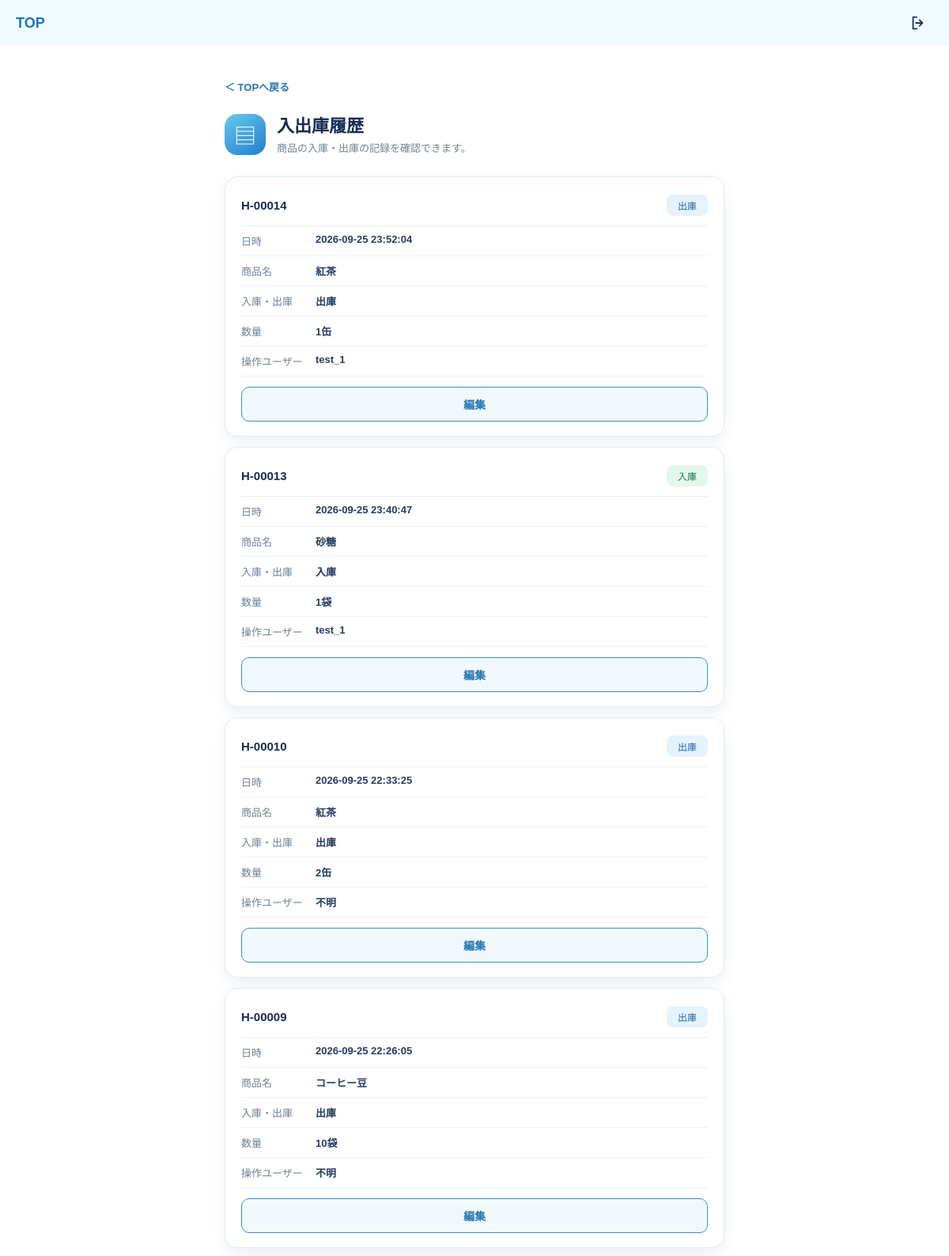
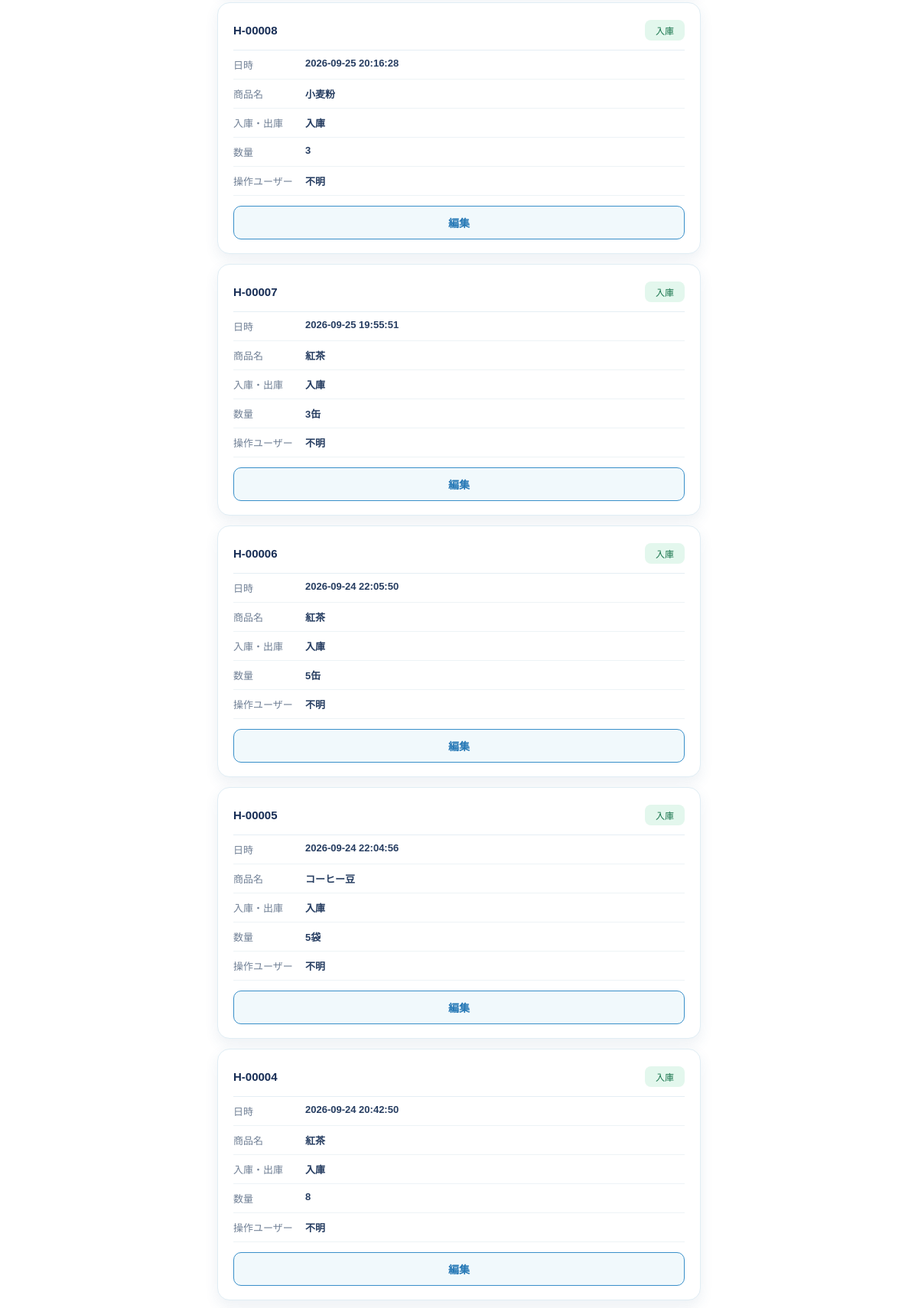
The app's page /history (signed in, upper part) with its own data (2 pictures, top to bottom).
### tables this page shows
CREATE TABLE transactions (
    id INTEGER PRIMARY KEY AUTOINCREMENT,
    product_name TEXT NOT NULL,
    transaction_type TEXT NOT NULL,
    quantity INTEGER NOT NULL,
    created_at TEXT NOT NULL
, product_id INTEGER, user_id INTEGER);

CREATE TABLE products (
    id INTEGER PRIMARY KEY AUTOINCREMENT,
    name TEXT NOT NULL,
    stock INTEGER NOT NULL DEFAULT 0,
    proper_stock INTEGER NOT NULL
, unit TEXT);

CREATE TABLE users (
        id INTEGER PRIMARY KEY AUTOINCREMENT,
        username TEXT NOT NULL UNIQUE,
        password_hash TEXT NOT NULL,
        created_at DATETIME NOT NULL DEFAULT CURRENT_TIMESTAMP
    );

### app.py (the view)
@app.route("/history")
@login_required
def history():
    conn = get_db_connection()
    transactions = conn.execute(
        """
           SELECT transactions.*, products.name AS current_product_name,
               products.unit AS current_product_unit,
               users.username AS transaction_username
        FROM transactions
        LEFT JOIN products ON products.id = transactions.product_id
           LEFT JOIN users ON users.id = transactions.user_id
        ORDER BY transactions.id DESC
        """
    ).fetchall()
    conn.close()
    return render_template(
        "history.html",
        transactions=transactions
    )

### app.py (called while the page is built)
def get_db_connection():
    conn = sqlite3.connect("inventory.db")
    conn.row_factory = sqlite3.Row
    product_columns = {
        row[1] for row in conn.execute("PRAGMA table_info(products)")
    }
    if product_columns and "unit" not in product_columns:
        conn.execute("ALTER TABLE products ADD COLUMN unit TEXT")
        conn.commit()
    columns = {
        row[1] for row in conn.execute("PRAGMA table_info(transactions)")
    }
    if columns and "product_id" not in columns:
        conn.execute("ALTER TABLE transactions ADD COLUMN product_id INTEGER")
        conn.commit()
    if columns and "user_id" not in columns:
        conn.execute("ALTER TABLE transactions ADD COLUMN user_id INTEGER")
        conn.commit()
    return conn

@login_manager.user_loader
def load_user(user_id):
    conn = get_db_connection()
    user_record = conn.execute(
        "SELECT id, username, password_hash FROM users WHERE id = ?",
        (user_id,)
    ).fetchone()
    conn.close()
    if user_record is None:
        return None
    return User(
        user_record["id"],
        user_record["username"],
        user_record["password_hash"]
    )

### templates/history.html (shortened to what this page needs)
<!DOCTYPE html>
{% extends "base.html" %}
{% block site_header %}
<header class="top-header">
    <a class="top-header__brand" href="{{ url_for('home') }}">TOP</a>
    {% if current_user.is_authenticated %}
    <a class="top-header__logout-icon" href="{{ url_for('logout') }}" aria-label="ログアウト" title="ログアウト">
        <svg viewBox="0 0 24 24" aria-hidden="true" focusable="false">
            <path d="M10 4H5v16h5M14 8l4 4-4 4M18 12H9" />
        </svg>
    </a>
    {% endif %}
</header>
{% endblock %}
{% block content %}
<div class="history-page">
    <a class="history-page__back" href="{{ url_for('home') }}">＜ TOPへ戻る</a>
    <section class="history-heading">
        <div class="history-heading__icon" aria-hidden="true">▤</div>
        <div>
            <h1>入出庫履歴</h1>
            <p>商品の入庫・出庫の記録を確認できます。</p>
        </div>
    </section>
    <section class="history-list" aria-label="入出庫履歴一覧">
        {% for transaction in transactions %}
        <article class="history-card">
            <div class="history-card__topline">
                <strong>H-{{ "%05d"|format(transaction.id) }}</strong>
                <span class="history-type{% if transaction.transaction_type in ['in', '入荷'] %} history-type--in{% else %} history-type--out{% endif %}">
                    {% if transaction.transaction_type in ['in', '入荷'] %}入庫{% else %}出庫{% endif %}
                </span>
            </div>
            <dl class="history-card__details">
                <div><dt>日時</dt><dd>{{ transaction.created_at }}</dd></div>
                <div><dt>商品名</dt><dd>{{ transaction.current_product_name or transaction.product_name }}</dd></div>
                <div><dt>入庫・出庫</dt><dd>{% if transaction.transaction_type in ['in', '入荷'] %}入庫{% else %}出庫{% endif %}</dd></div>
                <div><dt>数量</dt><dd>{{ transaction.quantity }}{% if transaction.current_product_unit and transaction.current_product_unit != "未設定" %}{{ transaction.current_product_unit }}{% endif %}</dd></div>
                <div><dt>操作ユーザー</dt><dd>{{ transaction.transaction_username or "不明" }}</dd></div>
            </dl>
            <a class="history-edit-button" href="{{ url_for('edit_transaction', transaction_id=transaction.id) }}">編集</a>
        </article>
        {% else %}
        <p class="history-empty">入出庫履歴はありません。</p>
        {% endfor %}
    </section>
</div>
{% endblock %}

### static/style.css (style rules this page uses)
* { box-sizing: border-box; }
body { margin: 0; color: #162b52; background: #ffffff; font-family: "Yu Gothic", "Hiragino Kaku Gothic ProN", sans-serif; }
a { color: inherit; }
.top-header { display: flex; align-items: center; justify-content: space-between; min-height: 62px; padding: 0 20px; background: #f0fbff; }
.top-header__brand { color: #1475c9; font-size: 20px; font-weight: 700; text-decoration: none; }
.top-header__logout-icon { display: grid; place-items: center; width: 42px; height: 42px; border-radius: 8px; color: #17345d; text-decoration: none; }
.top-header__logout-icon svg { width: 24px; height: 24px; fill: none; stroke: currentColor; stroke-linecap: round; stroke-linejoin: round; stroke-width: 2; }
@media (min-width: 768px) { .top-header { min-height: 58px; } }
@media (min-width: 768px) { .top-header__brand { font-size: 18px; } }
@media (min-width: 768px) { .top-header__logout-icon { width: 38px; height: auto; } }
@media (min-width: 768px) { .top-header__logout-icon svg { width: 22px; height: 22px; } }
.history-page { width: min(100%, 680px); margin: 0 auto; padding: 24px 16px 44px; }
.history-page__back { display: inline-block; margin-bottom: 22px; color: #2477b5; font-size: 13px; font-weight: 700; text-decoration: none; }
.history-heading { display: flex; align-items: center; gap: 14px; margin-bottom: 24px; }
.history-heading__icon { display: grid; flex: 0 0 52px; place-items: center; width: 52px; height: 52px; border-radius: 16px; color: #ffffff; background: linear-gradient(145deg, #65c9ee, #237dcc); font-size: 28px; }
.history-heading h1 { margin: 0 0 5px; color: #172d55; font-size: 22px; }
.history-heading p { margin: 0; color: #718096; font-size: 13px; line-height: 1.6; }
.history-list { display: grid; gap: 13px; }
.history-card { padding: 16px 14px 14px; border: 1px solid #e0edf4; border-radius: 16px; background: #ffffff; box-shadow: 0 7px 18px rgba(48, 91, 130, 0.09); }
.history-card__topline { display: flex; align-items: center; justify-content: space-between; padding-bottom: 12px; border-bottom: 1px solid #e5eef4; color: #172d55; font-size: 15px; }
.history-type { min-width: 52px; padding: 5px 9px; border-radius: 8px; font-size: 12px; text-align: center; }
.history-type--in { color: #19754d; background: #e3f7ed; }
.history-type--out { color: #1b68a1; background: #e5f3ff; }
.history-card__details { margin: 0; }
.history-card__details div { display: grid; grid-template-columns: 86px minmax(0, 1fr); gap: 8px; padding: 9px 0; border-bottom: 1px solid #edf3f6; font-size: 13px; }
.history-card__details dt { color: #718096; }
.history-card__details dd { overflow: hidden; margin: 0; color: #263d61; font-weight: 600; text-overflow: ellipsis; white-space: nowrap; }
.history-edit-button, .history-submit, .history-delete-button, .history-cancel { display: flex; align-items: center; justify-content: center; width: 100%; min-height: 44px; border-radius: 10px; font-size: 14px; font-weight: 700; text-decoration: none; }
.history-edit-button { margin-top: 13px; border: 1px solid #398fc9; color: #2477b5; background: #f1f9fc; }
@media (min-width: 768px) { .history-page { padding: 42px 24px 56px; } }
@media (min-width: 768px) { .history-card, .history-form { padding: 22px 20px 18px; } }

### records on screen
transactions: id "00014", transaction_type "出庫"
transactions: id "00013", transaction_type "入庫"
transactions: id "00010", transaction_type "出庫"
transactions: id "00009", transaction_type "出庫"
transactions: id "00008", transaction_type "入庫"
transactions: id "00007", transaction_type "入庫"
transactions: id "00006", transaction_type "入庫"
transactions: id "00005", transaction_type "入庫"
transactions: id "00004", transaction_type "入庫"
